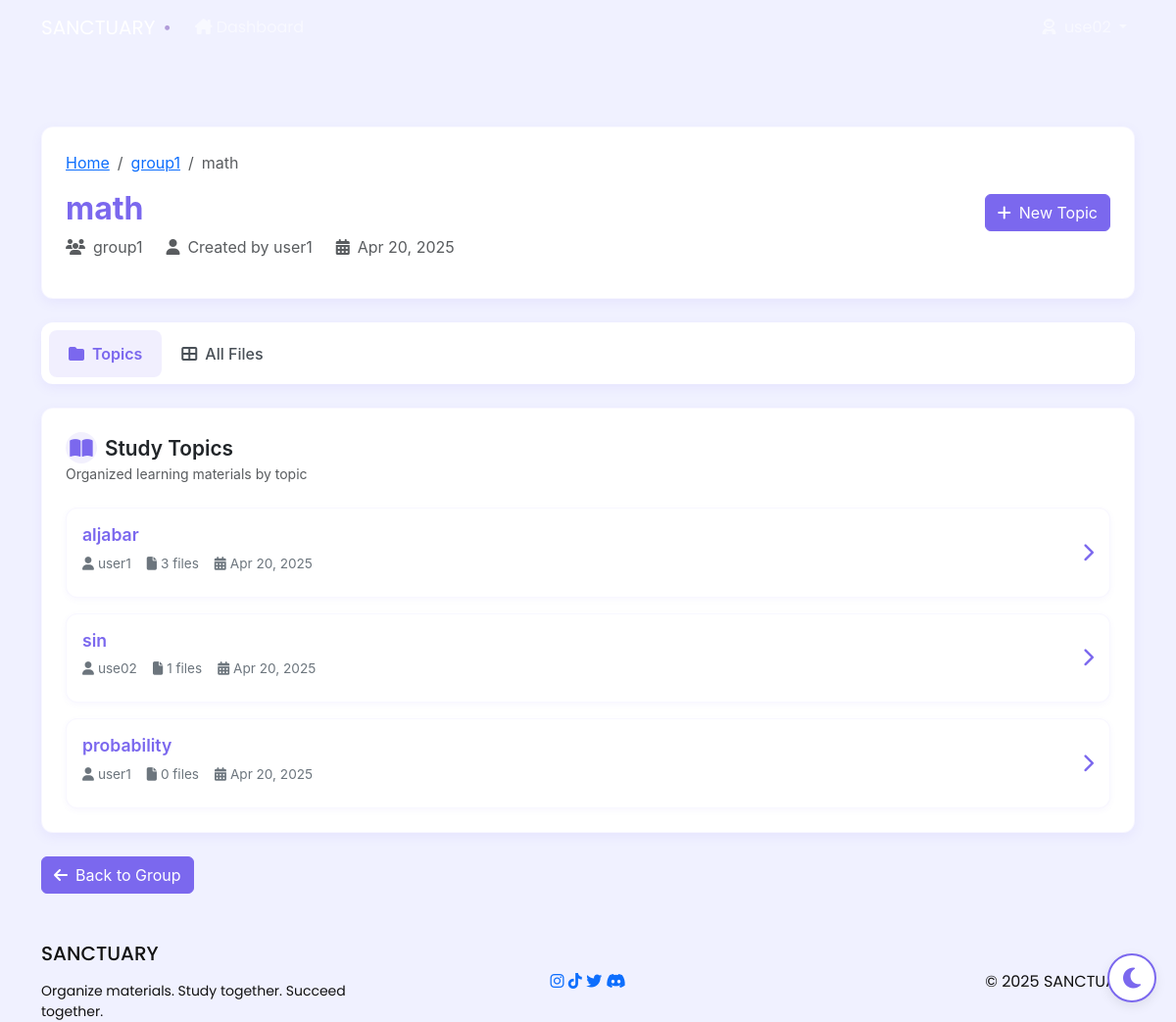
/course/1/ (signed in), run on the app's committed database.
### core/models.py (models this page shows, shortened)
class Course(models.Model):
    course_name = models.CharField(max_length=100)
    group = models.ForeignKey(StudyGroup, on_delete=models.CASCADE, related_name='courses')
    created_by = models.ForeignKey(User, on_delete=models.CASCADE, related_name='created_courses')
    created_at = models.DateTimeField(auto_now_add=True)
    updated_at = models.DateTimeField(auto_now=True)

class StudyGroup(models.Model):
    STATUS_CHOICES = (
        ('pending', 'Pending'),
        ('approved', 'Approved'),
        ('rejected', 'Rejected'),
    )
    group_name = models.CharField(max_length=100)
    institution = models.CharField(max_length=100)
    purpose = models.TextField()
    status = models.CharField(max_length=20, choices=STATUS_CHOICES, default='pending')
    created_by = models.ForeignKey(User, on_delete=models.CASCADE, related_name='created_groups')
    members = models.ManyToManyField(User, related_name='study_groups')
    created_at = models.DateTimeField(auto_now_add=True)
    updated_at = models.DateTimeField(auto_now=True)

class User(AbstractUser):
    ROLE_CHOICES = (
        ('super_admin', 'Super Admin'),
        ('admin', 'Admin'),
        ('user', 'User'),
    )
    role = models.CharField(max_length=20, choices=ROLE_CHOICES, default='user')
    profile_photo = models.ImageField(upload_to='profile_photos/', null=True, blank=True)
    def is_super_admin(self):
        return self.role == 'super_admin'
    def is_group_admin(self):
        return self.role == 'admin'

class Topic(models.Model):
    topic_name = models.CharField(max_length=100)
    course = models.ForeignKey(Course, on_delete=models.CASCADE, related_name='topics')
    created_by = models.ForeignKey(User, on_delete=models.CASCADE, related_name='created_topics')
    created_at = models.DateTimeField(auto_now_add=True)
    updated_at = models.DateTimeField(auto_now=True)

### core/views.py (the view)
# urls.py: path('course/<int:course_id>/', views.course_detail, name='course_detail'),
@user_required
def course_detail(request, course_id):
    course = get_object_or_404(Course, id=course_id)
    if not request.user.study_groups.filter(id=course.group.id).exists() and not request.user.is_super_admin():
        return HttpResponseForbidden("You don't have permission to view this course.")
    topics = Topic.objects.filter(course=course)
    course_files = LearningFile.objects.filter(course=course).order_by('-created_at')
    return render(request, 'core/course_detail.html', {
        'course': course,
        'topics': topics,
        'course_files': course_files
    })

### core/templates/core/course_detail.html (shortened to what this page needs)
{% extends 'base/base.html' %}
{% block content %}
<div class="course-container py-4">
    <div class="container">
        <div class="content-card mb-4">
            <div class="row align-items-center">
                <div class="col-lg-8 col-md-7">
                    <nav aria-label="breadcrumb" class="mb-2">
                        <ol class="breadcrumb small">
                            <li class="breadcrumb-item"><a href="{% url 'home' %}">Home</a></li>
                            <li class="breadcrumb-item"><a href="{% url 'manage_group' course.group.id %}">{{ course.group.group_name }}</a></li>
                            <li class="breadcrumb-item active" aria-current="page">{{ course.course_name }}</li>
                        </ol>
                    </nav>
                    <h2 class="course-title mb-2">{{ course.course_name }}</h2>
                    <div class="d-flex align-items-center text-muted mb-3 flex-wrap">
                        <div class="d-flex align-items-center me-4">
                            <i class="fas fa-users me-2"></i>
                            <span>{{ course.group.group_name }}</span>
                        </div>
                        <div class="d-flex align-items-center me-4">
                            <i class="fas fa-user me-2"></i>
                            <span>Created by {{ course.created_by.username }}</span>
                        </div>
                        <div class="d-flex align-items-center">
                            <i class="fas fa-calendar-alt me-2"></i>
                            <span>{{ course.created_at|date:"M d, Y" }}</span>
                        </div>
                    </div>
                </div>
                <div class="col-lg-4 col-md-5">
                    <div class="action-buttons d-flex flex-wrap justify-content-md-end gap-2 mt-3 mt-md-0">
                        <a href="{% url 'create_topic' course.id %}" class="btn btn-primary btn-icon">
                            <i class="fas fa-plus me-2"></i>New Topic
                        </a>
                    </div>
                </div>
            </div>
        </div>
        <div class="nav-tabs-container mb-4">
            <ul class="nav nav-tabs nav-tabs-custom" id="courseTab" role="tablist">
                <li class="nav-item" role="presentation">
                    <button class="nav-link active" id="topics-tab" data-bs-toggle="tab" data-bs-target="#topics" type="button" role="tab" aria-controls="topics" aria-selected="true">
                        <i class="fas fa-folder me-2"></i>Topics
                    </button>
                </li>
                <li class="nav-item" role="presentation">
                    <button class="nav-link" id="all-files-tab" data-bs-toggle="tab" data-bs-target="#all-files" type="button" role="tab" aria-controls="all-files" aria-selected="false">
                        <i class="fas fa-th-large me-2"></i>All Files
                    </button>
                </li>
            </ul>
        </div>
        <div class="tab-content" id="courseTabContent">
            <div class="tab-pane fade show active" id="topics" role="tabpanel" aria-labelledby="topics-tab">
                <div class="content-card">
                    <div class="section-header d-flex justify-content-between align-items-center mb-4">
                        <div>
                            <h3 class="section-title mb-0">
                                <i class="fas fa-book-open icon-circle me-2"></i>Study Topics
                            </h3>
                            <p class="text-muted small mb-0">Organized learning materials by topic</p>
                        </div>
                    </div>
                    {% if topics %}
                        <div class="topics-list">
                            {% for topic in topics %}
                            <a href="{% url 'topic_detail' topic.id %}" class="topic-card">
                                <div class="topic-content">
                                    <h4 class="topic-name">{{ topic.topic_name }}</h4>
                                    <div class="topic-meta">
                                        <span class="topic-author">
                                            <i class="fas fa-user me-1"></i>{{ topic.created_by.username }}
                                        </span>
                                        <span class="topic-files">
                                            <i class="fas fa-file me-1"></i>{{ topic.files.count }} files
                                        </span>
                                        <span class="topic-date">
                                            <i class="fas fa-calendar-alt me-1"></i>{{ topic.created_at|date:"M d, Y" }}
                                        </span>
                                    </div>
                                </div>
                                <div class="topic-arrow">
                                    <i class="fas fa-chevron-right"></i>
                                </div>
                            </a>
                            {% endfor %}
                        </div>
                    {% endif %}
                </div>
            </div>
        </div>
        <div class="mt-4">
            <a href="{% url 'manage_group' course.group.id %}" class="btn btn-primary">
                <i class="fas fa-arrow-left me-2"></i>Back to Group
            </a>
        </div>
    </div>
</div>
{% endblock %}

### core/templates/base/base.html (style rules this page uses)
:root { --primary-color: #7B68EE; --primary-dark: #6A5ACD; --secondary-color: #00D1FF; --accent-color: #FF3366; --success-color: #00E676; --warning-color: #FFEA00; --dark-color: #121212; --light-color: #F8F9FA; --border-radius-sm: 8px; --border-radius: 12px; --border-radius-lg: 20px; --box-shadow: 0 4px 12px rgba(0, 0, 0, 0.08); --transition-speed: 0.3s; --bg-color: #F0F1FF; --text-color: #121212; --card-bg: #ffffff; --navbar-gradient: linear-gradient(135deg, var(--primary-color) 0%, var(--primary-dark) 100%); --footer-gradient: linear-gradient(135deg, rgba(123, 104, 238, 0.1) 0%, rgba(0, 209, 255, 0.05) 100%); --card-shadow: 0 4px 12px rgba(0, 0, 0, 0.08); --border-color: #EAEAEA; --form-bg: #ffffff; }
body { min-height: 100vh; display: flex; flex-direction: column; font-family: 'Poppins', sans-serif; background-color: var(--bg-color); color: var(--text-color); transition: background-color var(--transition-speed) ease, color var(--transition-speed) ease; overflow-x: hidden; }
.card, .btn, .nav-link, .form-control { transition: background-color 0.2s ease, color 0.2s ease; }

### core/templates/core/course_detail.html (style rules this page uses)
:root { --primary-color: #7B68EE; --primary-dark: #6A5ACD; --primary-rgb: 123, 104, 238; --secondary-color: #9D8DF2; --accent-color: #B19CD9; --success-color: #6FCF97; --danger-color: #f72585; --warning-color: #FFCA28; --info-color: #64B5F6; --light-color: #F8F9FA; --dark-color: #212529; --gray-700: #495057; --border-radius: 12px; --box-shadow: 0 4px 12px rgba(123, 104, 238, 0.08); --transition: all 0.3s ease; }
.course-container { font-family: 'Inter', system-ui, -apple-system, sans-serif; background-color: #F0F1FF; color: #333; }
.content-card { background-color: white; border-radius: var(--border-radius); box-shadow: var(--box-shadow); padding: 1.5rem; margin-bottom: 1.5rem; transition: var(--transition); border: 1px solid rgba(123, 104, 238, 0.05); }
.section-header { margin-bottom: 1.5rem; }
.section-title { font-size: 1.3rem; font-weight: 600; color: var(--dark-color); }
.icon-circle { width: 32px; height: 32px; border-radius: 50%; background-color: rgba(123, 104, 238, 0.1); color: var(--primary-color); display: inline-flex; align-items: center; justify-content: center; }
.course-title { font-weight: 700; color: var(--primary-color); }
.nav-tabs-container { background-color: white; border-radius: var(--border-radius); box-shadow: var(--box-shadow); padding: 0.5rem; }
.nav-tabs-custom { border-bottom: none; }
.nav-tabs-custom .nav-link { border: none; color: var(--gray-700); font-weight: 500; padding: 0.75rem 1.25rem; border-radius: 0.5rem; transition: all 0.2s; }
.nav-tabs-custom .nav-link.active { color: var(--primary-color); background-color: rgba(123, 104, 238, 0.1); font-weight: 600; }
.topics-list { display: flex; flex-direction: column; gap: 1rem; }
.topic-card { display: flex; align-items: center; justify-content: space-between; padding: 1rem; background-color: white; border-radius: var(--border-radius); box-shadow: 0 2px 6px rgba(123, 104, 238, 0.05); transition: var(--transition); text-decoration: none; color: inherit; border: 1px solid rgba(123, 104, 238, 0.05); }
.topic-content { flex: 1; }
.topic-name { font-size: 1.1rem; font-weight: 600; color: var(--primary-color); margin-bottom: 0.5rem; }
.topic-meta { display: flex; flex-wrap: wrap; gap: 1rem; color: #6c757d; font-size: 0.85rem; margin-bottom: 0.5rem; }
.topic-arrow { color: var(--primary-color); font-size: 1.2rem; }
.topic-arrow i { transition: var(--transition); }
.btn-primary { background-color: var(--primary-color); border-color: var(--primary-color); }
.btn-icon { display: inline-flex; align-items: center; justify-content: center; }

### data on the page
Course: group.group_name "group1", course_name "math", created_by.username "user1", created_at "Apr 20, 2025"
Topic: topic_name "aljabar", created_by.username "user1", files.count "3", created_at "Apr 20, 2025"
Topic: topic_name "sin", created_by.username "use02", files.count "1", created_at "Apr 20, 2025"
Topic: topic_name "probability", created_by.username "user1", files.count "0", created_at "Apr 20, 2025"
